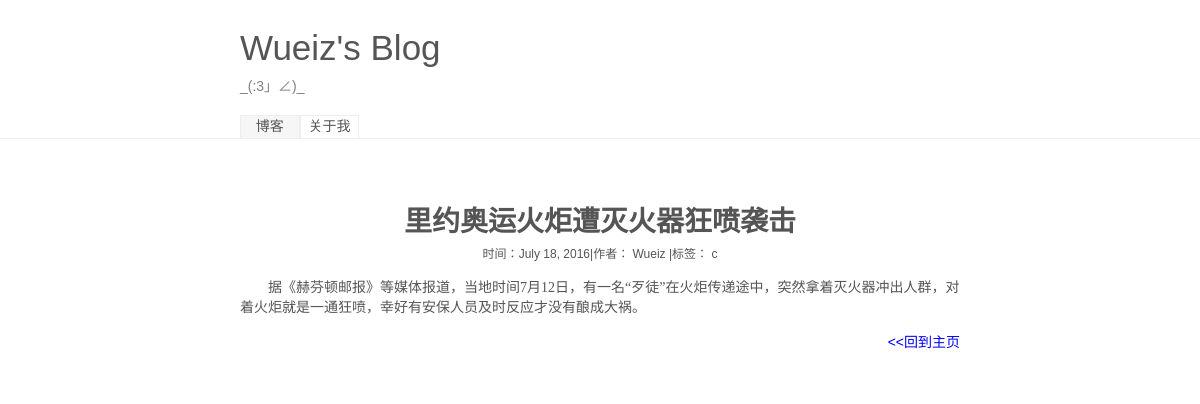
Screenshot of /article/8 with the database file from the repository.
### myblog/models.py (models this page shows, shortened)
class article(models.Model):
    title = models.CharField('标题',max_length=200)
    article_info = models.TextField('简介',max_length=200,null=True)
    content = models.TextField('内容',max_length=10000)
    date = models.DateField('日期')
    author = models.ManyToManyField('author')
    tag = models.ManyToManyField('tag')
    recommond = models.BooleanField('推荐',default=False)
    class Meta:
        verbose_name = '文章'
        verbose_name_plural = verbose_name
        ordering = ['-date']

class author(models.Model):
    name = models.CharField('作者名',max_length=10)
    email = models.EmailField('邮箱')
    class Meta:
        verbose_name = '作者'
        verbose_name_plural = verbose_name

class tag(models.Model):
    name = models.CharField('标签名',max_length=10)
    class Meta:
        verbose_name = '标签'
        verbose_name_plural = verbose_name

### myblog/views.py (the view)
# urls.py: url(r'^article/(?P<art_id>\d+)',get_article,name='article'),
def get_article(requests,art_id):
    art = article.objects.get(id=art_id)
    return render(requests,'show.html',{
        'art_title':art.title,'art_date':art.date,'art_author':art.author.all(),'art_tag':art.tag.all(),'art_content':art.content,
        })

### myblog/templates/show.html (shortened to what this page needs)
<html>
<head>
</head>
{% load staticfiles %}
<link rel="stylesheet" type="text/css" href="{% static "css/show_style.css" %}">
<link rel="stylesheet" type="text/css" href="{% static "css/reset.css" %}">
<body>
	<header class='blog_header'>
		<div class='top_fixed'>
			<p class="blog_name">Wueiz's Blog</p>
			<p class="blog_info">_(:3」∠)_</p>
			<a href="{% url 'index' %}" class='top_button choice' title='我的博客'>博客</a><a href="#" class='top_button ' title='关于我'>关于我</a>
		</div>
	</header>
	<main class='blog_main'>
		<div class="show_place">
			<p class="show_title">{{ art_title }}</p>
			<p class="show_detail">时间：{{ art_date }}|作者：{% for auth in art_author %} {{ auth.name }} {% endfor %}|标签：{% for tag in art_tag %} <a href='/tag/{{ tag.id }}'>{{ tag.name }}</a>{% endfor %}</p>
			<p class="show_content">{{ art_content|safe }}</p>
			<a href="{% url 'index' %}" class="back">&lt&lt回到主页</a>
		</div>
	</main>
</body>
</html>

### myblog/static/css/show_style.css (style rules this page uses)
html,body { width: 100%; height: 100%; }
.blog_header { height: 138px; width: 100%; border-bottom: 1px solid #eee; }
.top_fixed { width: 80%; margin-left:20%; height: 110px; padding-top: 28px; }
.blog_name { font-size: 2.5em; font-weight: blod; margin-bottom: 7px; }
.blog_info { color:gray; margin-bottom: 20px; }
.top_button { display: inline-block; height: 20%; line-height: 1.5; width: 6%; text-align: center; margin: 0; border:1px solid #eee; text-decoration: none; }
.choice { background-color: #F6F6F6; }
.blog_main { width: 100%; height: 80%; }
.show_place { width: 60%; background-color: white; padding: 5% 20% 5% 20%; }
.show_title { font-size: 28px; font-weight: 800; text-align: center; }
.show_detail { font-size: 12px; text-align: center; margin-top: 5px; }
.show_content { margin-top: 15px; text-indent: 2em; font-family: "Droid Serif",Georgia,"Times New Roman",STHeiti,serif; }
.back { display: block; color:blue; float: right; margin-top: 15px; }

### rows the page displays
article: title "里约奥运火炬遭灭火器狂喷袭击", date "July 18, 2016", content "据《赫芬顿邮报》等媒体报道，当地时间7月12日，有一名“歹徒”在火炬传递途中，突然拿着灭火器冲出人群，对着火炬就是一通狂喷，幸好有安保人员及时反应才没有酿成大祸。"
author: name "Wueiz"
tag: name "c"
